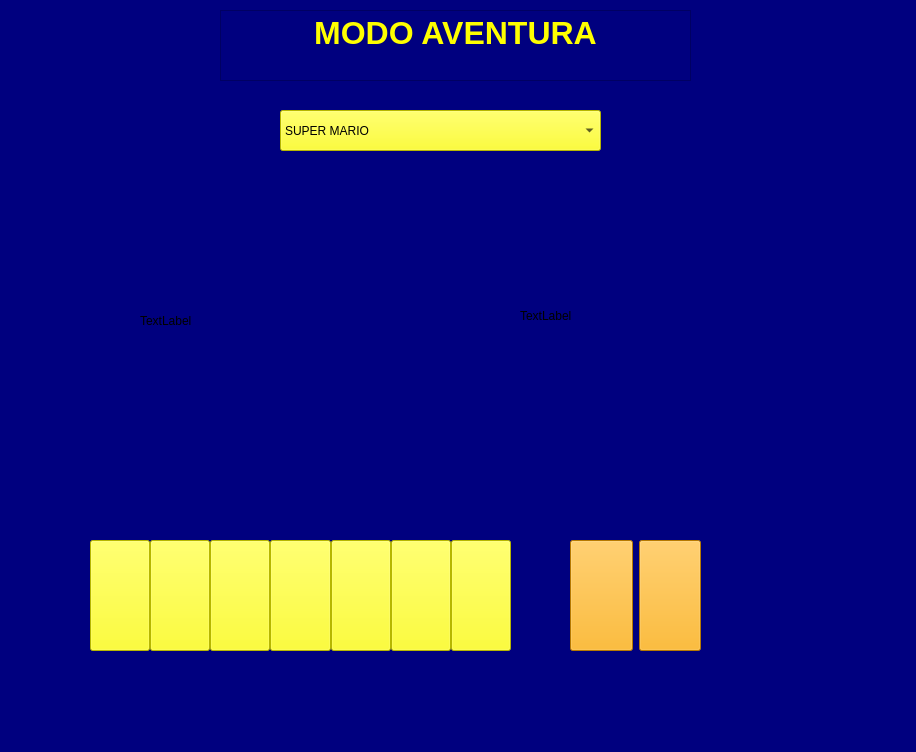
<?xml version="1.0" encoding="UTF-8"?>
<ui version="4.0">
 <class>MainWindow</class>
 <widget class="QMainWindow" name="MainWindow">
  <property name="geometry">
   <rect>
    <x>0</x>
    <y>0</y>
    <width>916</width>
    <height>752</height>
   </rect>
  </property>
  <property name="windowTitle">
   <string>MainWindow</string>
  </property>
  <property name="styleSheet">
   <string notr="true">background-color: rgb(0, 0, 127);</string>
  </property>
  <widget class="QWidget" name="centralwidget">
   <property name="styleSheet">
    <string notr="true">selection-color: qradialgradient(spread:reflect, cx:0.495, cy:0.5, radius:0.5, fx:0.5, fy:0.5, stop:0 rgba(0, 0, 127, 255), stop:1 rgba(255, 255, 255, 255));</string>
   </property>
   <widget class="QFrame" name="horizontalFrame">
    <property name="geometry">
     <rect>
      <x>80</x>
      <y>530</y>
      <width>441</width>
      <height>131</height>
     </rect>
    </property>
    <property name="styleSheet">
     <string notr="true">color: rgb(0, 0, 127);</string>
    </property>
    <layout class="QHBoxLayout" name="horizontalLayout">
     <property name="spacing">
      <number>0</number>
     </property>
     <property name="leftMargin">
      <number>10</number>
     </property>
     <property name="topMargin">
      <number>10</number>
     </property>
     <property name="rightMargin">
      <number>10</number>
     </property>
     <property name="bottomMargin">
      <number>10</number>
     </property>
     <item>
      <widget class="QPushButton" name="b1">
       <property name="sizePolicy">
        <sizepolicy hsizetype="Minimum" vsizetype="Minimum">
         <horstretch>0</horstretch>
         <verstretch>0</verstretch>
        </sizepolicy>
       </property>
       <property name="styleSheet">
        <string notr="true">background-color: rgb(255, 255, 0);</string>
       </property>
       <property name="text">
        <string/>
       </property>
      </widget>
     </item>
     <item>
      <widget class="QPushButton" name="b2">
       <property name="sizePolicy">
        <sizepolicy hsizetype="Minimum" vsizetype="Minimum">
         <horstretch>0</horstretch>
         <verstretch>0</verstretch>
        </sizepolicy>
       </property>
       <property name="styleSheet">
        <string notr="true">background-color: rgb(255, 255, 0);</string>
       </property>
       <property name="text">
        <string/>
       </property>
      </widget>
     </item>
     <item>
      <widget class="QPushButton" name="b3">
       <property name="sizePolicy">
        <sizepolicy hsizetype="Minimum" vsizetype="Minimum">
         <horstretch>0</horstretch>
         <verstretch>0</verstretch>
        </sizepolicy>
       </property>
       <property name="styleSheet">
        <string notr="true">background :rgb(255, 255, 0)</string>
       </property>
       <property name="text">
        <string/>
       </property>
      </widget>
     </item>
     <item>
      <widget class="QPushButton" name="b4">
       <property name="sizePolicy">
        <sizepolicy hsizetype="Minimum" vsizetype="Minimum">
         <horstretch>0</horstretch>
         <verstretch>0</verstretch>
        </sizepolicy>
       </property>
       <property name="styleSheet">
        <string notr="true">background :  rgb(255, 255, 0)</string>
       </property>
       <property name="text">
        <string/>
       </property>
      </widget>
     </item>
     <item>
      <widget class="QPushButton" name="b5">
       <property name="sizePolicy">
        <sizepolicy hsizetype="Minimum" vsizetype="Minimum">
         <horstretch>0</horstretch>
         <verstretch>0</verstretch>
        </sizepolicy>
       </property>
       <property name="styleSheet">
        <string notr="true">background-color: rgb(255, 255, 0);</string>
       </property>
       <property name="text">
        <string/>
       </property>
      </widget>
     </item>
     <item>
      <widget class="QPushButton" name="b6">
       <property name="sizePolicy">
        <sizepolicy hsizetype="Minimum" vsizetype="Minimum">
         <horstretch>0</horstretch>
         <verstretch>0</verstretch>
        </sizepolicy>
       </property>
       <property name="styleSheet">
        <string notr="true">background-color: rgb(255, 255, 0);</string>
       </property>
       <property name="text">
        <string/>
       </property>
      </widget>
     </item>
     <item>
      <widget class="QPushButton" name="b7">
       <property name="sizePolicy">
        <sizepolicy hsizetype="Minimum" vsizetype="Minimum">
         <horstretch>0</horstretch>
         <verstretch>0</verstretch>
        </sizepolicy>
       </property>
       <property name="styleSheet">
        <string notr="true">background :rgb(255, 255, 0)</string>
       </property>
       <property name="text">
        <string/>
       </property>
      </widget>
     </item>
    </layout>
   </widget>
   <widget class="QWidget" name="horizontalLayoutWidget_2">
    <property name="geometry">
     <rect>
      <x>560</x>
      <y>530</y>
      <width>151</width>
      <height>131</height>
     </rect>
    </property>
    <layout class="QHBoxLayout" name="horizontalLayout_2">
     <property name="leftMargin">
      <number>10</number>
     </property>
     <property name="topMargin">
      <number>10</number>
     </property>
     <property name="rightMargin">
      <number>10</number>
     </property>
     <property name="bottomMargin">
      <number>10</number>
     </property>
     <item>
      <widget class="QPushButton" name="b8">
       <property name="sizePolicy">
        <sizepolicy hsizetype="Minimum" vsizetype="Minimum">
         <horstretch>0</horstretch>
         <verstretch>0</verstretch>
        </sizepolicy>
       </property>
       <property name="styleSheet">
        <string notr="true">background-color: rgb(255, 170, 0);</string>
       </property>
       <property name="text">
        <string/>
       </property>
      </widget>
     </item>
     <item>
      <widget class="QPushButton" name="b9">
       <property name="sizePolicy">
        <sizepolicy hsizetype="Minimum" vsizetype="Minimum">
         <horstretch>0</horstretch>
         <verstretch>0</verstretch>
        </sizepolicy>
       </property>
       <property name="styleSheet">
        <string notr="true">background-color: rgb(255, 170, 0);
</string>
       </property>
       <property name="text">
        <string/>
       </property>
      </widget>
     </item>
    </layout>
   </widget>
   <widget class="QComboBox" name="combobox_games">
    <property name="geometry">
     <rect>
      <x>280</x>
      <y>110</y>
      <width>321</width>
      <height>41</height>
     </rect>
    </property>
    <property name="whatsThis">
     <string>&lt;html&gt;&lt;head/&gt;&lt;body&gt;&lt;p align=&quot;center&quot;&gt;&lt;br/&gt;&lt;/p&gt;&lt;/body&gt;&lt;/html&gt;</string>
    </property>
    <property name="styleSheet">
     <string notr="true">background : rgb(255, 255, 0)</string>
    </property>
    <item>
     <property name="text">
      <string>SUPER MARIO</string>
     </property>
    </item>
    <item>
     <property name="text">
      <string>ZELDA</string>
     </property>
    </item>
    <item>
     <property name="text">
      <string>POKEMON</string>
     </property>
    </item>
    <item>
     <property name="text">
      <string/>
     </property>
    </item>
   </widget>
   <widget class="QLabel" name="label">
    <property name="geometry">
     <rect>
      <x>760</x>
      <y>520</y>
      <width>131</width>
      <height>171</height>
     </rect>
    </property>
    <property name="text">
     <string/>
    </property>
    <property name="pixmap">
     <pixmap>../../Downloads/584df3ad6a5ae41a83ddee08.png</pixmap>
    </property>
    <property name="scaledContents">
     <bool>true</bool>
    </property>
   </widget>
   <widget class="QLabel" name="label_2">
    <property name="geometry">
     <rect>
      <x>520</x>
      <y>180</y>
      <width>231</width>
      <height>271</height>
     </rect>
    </property>
    <property name="text">
     <string>TextLabel</string>
    </property>
   </widget>
   <widget class="QLabel" name="label_3">
    <property name="geometry">
     <rect>
      <x>140</x>
      <y>190</y>
      <width>331</width>
      <height>261</height>
     </rect>
    </property>
    <property name="text">
     <string>TextLabel</string>
    </property>
   </widget>
   <widget class="QTextBrowser" name="textBrowser">
    <property name="geometry">
     <rect>
      <x>220</x>
      <y>10</y>
      <width>471</width>
      <height>71</height>
     </rect>
    </property>
    <property name="html">
     <string>&lt;!DOCTYPE HTML PUBLIC &quot;-//W3C//DTD HTML 4.0//EN&quot; &quot;http://www.w3.org/TR/REC-html40/strict.dtd&quot;&gt;
&lt;html&gt;&lt;head&gt;&lt;meta name=&quot;qrichtext&quot; content=&quot;1&quot; /&gt;&lt;style type=&quot;text/css&quot;&gt;
p, li { white-space: pre-wrap; }
&lt;/style&gt;&lt;/head&gt;&lt;body style=&quot; font-family:'MS Shell Dlg 2'; font-size:8.25pt; font-weight:400; font-style:normal;&quot;&gt;
&lt;p align=&quot;center&quot; style=&quot; margin-top:0px; margin-bottom:0px; margin-left:0px; margin-right:0px; -qt-block-indent:0; text-indent:0px;&quot;&gt;&lt;span style=&quot; font-size:24pt; font-weight:600; color:#ffff00;&quot;&gt;MODO AVENTURA&lt;/span&gt;&lt;/p&gt;&lt;/body&gt;&lt;/html&gt;</string>
    </property>
   </widget>
  </widget>
  <widget class="QMenuBar" name="menubar">
   <property name="geometry">
    <rect>
     <x>0</x>
     <y>0</y>
     <width>916</width>
     <height>21</height>
    </rect>
   </property>
  </widget>
  <widget class="QStatusBar" name="statusbar"/>
 </widget>
 <resources/>
 <connections/>
</ui>
